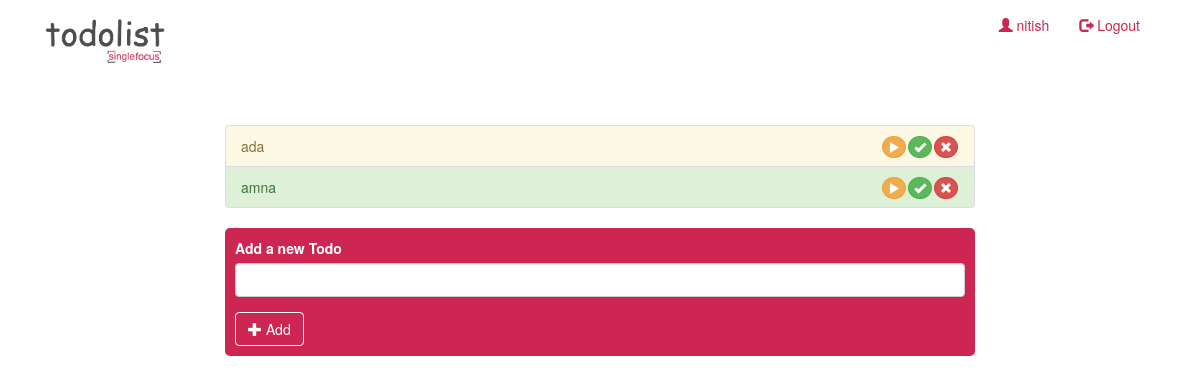
The page /todolist (signed in) on the database as committed earlier.
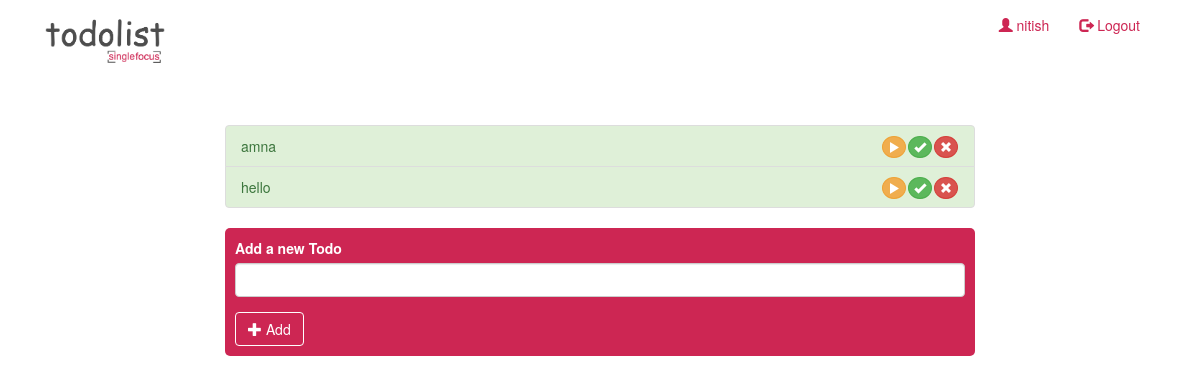
The same page on the database as committed later.
### tables this page shows
CREATE TABLE todolist (todo_item_id INTEGER PRIMARY KEY AUTOINCREMENT,user_id INTEGER,todo_item TEXT NOT NULL,status TEXT NOT NULL);

### app.py (the view)
@app.route('/todolist')
def todolist():
    userid = session['user_id']
    todolist = fetchTodoList(userid)
    return render_template('Todolist.html',todolist = todolist)

### app.py (called while the page is built)
def fetchTodoList(userid):
    print("Fetch todoitem from DB : ")
    todolist = []
    con = sqlite3.connect(DATABASE)
    try:
        cur = con.cursor()
        cur.execute("Select todo_item_id,todo_item,status from todolist where user_id=?",(userid,))
        todolist = cur.fetchall()
        print(todolist)
        return todolist
    except:
        con.rollback()
        success = False
        print("Fetch todoitem DB Failure !!!! ")
    finally:
        con.close()
    print("Unable to fetch todoitem.")
    return todolist

### templates/Todolist.html (shortened to what this page needs)
<!DOCTYPE html>
<html lang="en">
<head>
  <link rel="stylesheet" href="https://maxcdn.bootstrapcdn.com/bootstrap/3.4.1/css/bootstrap.min.css">
  <link href="{{ url_for('static', filename='todoListApp.css') }}" type="text/css" rel="stylesheet" media="screen,projection"/>
</head>
<body class="white-bg">
<div class="container">
<nav class="navbar navbar-inverse custom-bg">
  <div class="container-fluid">
    <div class="navbar-header">
      <a href="/">
        <img class="img-responsive" src="{{ url_for('static', filename='images/todologo.png') }}" width="120" height="120" alt="singlefocus">
      </a>
    </div>
    <div class="collapse navbar-collapse" id="myNavbar">
    <ul class="nav navbar-nav navbar-right">
      <li><a href="#" class="primary-color"><span class="glyphicon glyphicon-user"></span> {{ session['user'] }}</a></li>
      <li><a href="/logout" class="primary-color"><span class="glyphicon glyphicon-log-out"></span> Logout</a></li>
    </ul>
    </div>
  </div>
</nav>
  <br>
  <br>
  <div class="row">
    <div class="col-sm-2">
    </div>
    <div class="col-sm-8">
      <ul class="list-group custom-color">
        {% for todoitem in todolist %}
        {% if todoitem[2]=="INPROGRESS" %}
        <li class="list-group-item list-group-item-warning" id="todoitem-{{ todoitem[0] }}">
          {% elif todoitem[2]=="DONE" %}
        <li class="list-group-item list-group-item-success" id="todoitem-{{ todoitem[0] }}">
          {% else %}
        <li class="list-group-item " id="todoitem-{{ todoitem[0] }}">
          {% endif %}
        {{ todoitem[1] }}
         <button type="button" class="btn btn-danger btn-xs tilebutton " onclick = "markAsRemove({{ todoitem[0] }});"><span class="glyphicon glyphicon-remove "></span></button>
         <button type="button" class="btn btn-success btn-xs tilebutton" onclick="markAsDone({{ todoitem[0] }});"><span class="glyphicon glyphicon-ok"></span></button>
         <button type="button" class="btn btn-warning btn-xs tilebutton " onclick="markAsInprogress({{ todoitem[0] }});"><span class="glyphicon glyphicon-play"></span></button>
        </li>
        {% endfor %}
      </ul>
    </div>
    <div class="col-sm-2">
    </div>
  </div>
  <div class="row">
    <div class="col-sm-2">
    </div>
    <div class="col-sm-8">
        <div class="custom-form">
          <form action="/add" method="POST">
            <div class="form-group">
              <label for="todoitem">Add a new Todo</label>
              <input type="text" class="form-control" name="todoitem">
            </div>
            <button type="submit" class="btn btn-default home-buttons"> <span class="glyphicon glyphicon-plus"></span> Add</button>
          </form>
        </div>
    </div>
    <div class="col-sm-2">
    </div>
  </div>
</div>
</body>
</html>

### static/todoListApp.css (style rules this page uses)
.tilebutton { float: right !important; margin-left: 1px; margin-right: 1px; border-radius: 65%; }
.primary-color { color: #ffffff !important; }
.white-bg { background-color: #ffffff; border-color: #ffffff; }
.custom-bg { background: #cd2653; color:#cd2653 ; }
.custom-color { color:#cd2653 ; }
.navbar { background: inherit; border-width: 0px; }
.navbar li a, .navbar .navbar-brand { color: #cd2653 !important; }
.home-buttons { background-color: #cd2653; color: white; border-color: white; }
.custom-form { background-color: #cd2653; color: white; padding: 10px; border-radius: 5px; }

Rows that differ between the two databases and show on the page:
removed todolist: todo_item "ada"
added todolist: todo_item "hello"
